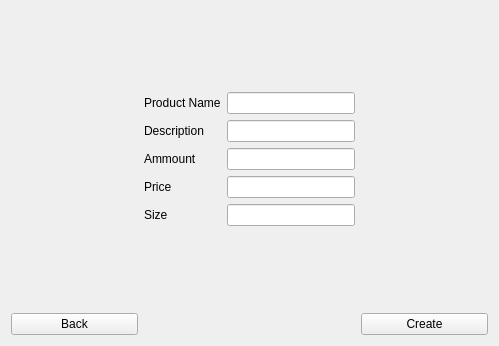
<?xml version="1.0" encoding="UTF-8"?>
<ui version="4.0">
 <class>login_view</class>
 <widget class="QWidget" name="login_view">
  <property name="geometry">
   <rect>
    <x>0</x>
    <y>0</y>
    <width>499</width>
    <height>346</height>
   </rect>
  </property>
  <property name="windowTitle">
   <string>Form</string>
  </property>
  <layout class="QGridLayout" name="gridLayout">
   <item row="6" column="4">
    <spacer name="button_spacer">
     <property name="orientation">
      <enum>Qt::Horizontal</enum>
     </property>
     <property name="sizeHint" stdset="0">
      <size>
       <width>40</width>
       <height>20</height>
      </size>
     </property>
    </spacer>
   </item>
   <item row="11" column="2">
    <widget class="QLabel" name="description_label">
     <property name="text">
      <string>Description</string>
     </property>
    </widget>
   </item>
   <item row="11" column="3">
    <widget class="QLineEdit" name="description_input">
     <property name="text">
      <string/>
     </property>
     <property name="echoMode">
      <enum>QLineEdit::Normal</enum>
     </property>
    </widget>
   </item>
   <item row="5" column="3">
    <spacer name="top_spacer">
     <property name="orientation">
      <enum>Qt::Vertical</enum>
     </property>
     <property name="sizeHint" stdset="0">
      <size>
       <width>20</width>
       <height>40</height>
      </size>
     </property>
    </spacer>
   </item>
   <item row="12" column="3">
    <widget class="QLineEdit" name="ammount_input">
     <property name="text">
      <string/>
     </property>
     <property name="echoMode">
      <enum>QLineEdit::Normal</enum>
     </property>
    </widget>
   </item>
   <item row="15" column="3">
    <spacer name="bottom_spacer">
     <property name="orientation">
      <enum>Qt::Vertical</enum>
     </property>
     <property name="sizeHint" stdset="0">
      <size>
       <width>20</width>
       <height>40</height>
      </size>
     </property>
    </spacer>
   </item>
   <item row="6" column="0">
    <spacer name="button_spacer_2">
     <property name="orientation">
      <enum>Qt::Horizontal</enum>
     </property>
     <property name="sizeHint" stdset="0">
      <size>
       <width>40</width>
       <height>20</height>
      </size>
     </property>
    </spacer>
   </item>
   <item row="6" column="2">
    <widget class="QLabel" name="product_name_label">
     <property name="text">
      <string>Product Name</string>
     </property>
    </widget>
   </item>
   <item row="6" column="3">
    <widget class="QLineEdit" name="product_name_input">
     <property name="text">
      <string/>
     </property>
     <property name="placeholderText">
      <string/>
     </property>
    </widget>
   </item>
   <item row="21" column="4">
    <widget class="QPushButton" name="create_product_button">
     <property name="text">
      <string>Create</string>
     </property>
    </widget>
   </item>
   <item row="21" column="0">
    <widget class="QPushButton" name="back_button">
     <property name="text">
      <string>Back</string>
     </property>
    </widget>
   </item>
   <item row="12" column="2">
    <widget class="QLabel" name="ammount_label">
     <property name="text">
      <string>Ammount</string>
     </property>
    </widget>
   </item>
   <item row="13" column="2">
    <widget class="QLabel" name="price_label">
     <property name="text">
      <string>Price</string>
     </property>
    </widget>
   </item>
   <item row="14" column="2">
    <widget class="QLabel" name="size_label">
     <property name="text">
      <string>Size</string>
     </property>
    </widget>
   </item>
   <item row="13" column="3">
    <widget class="QLineEdit" name="price_input">
     <property name="text">
      <string/>
     </property>
     <property name="echoMode">
      <enum>QLineEdit::Normal</enum>
     </property>
    </widget>
   </item>
   <item row="14" column="3">
    <widget class="QLineEdit" name="size_input">
     <property name="text">
      <string/>
     </property>
     <property name="echoMode">
      <enum>QLineEdit::Normal</enum>
     </property>
    </widget>
   </item>
  </layout>
 </widget>
 <resources/>
 <connections/>
</ui>
